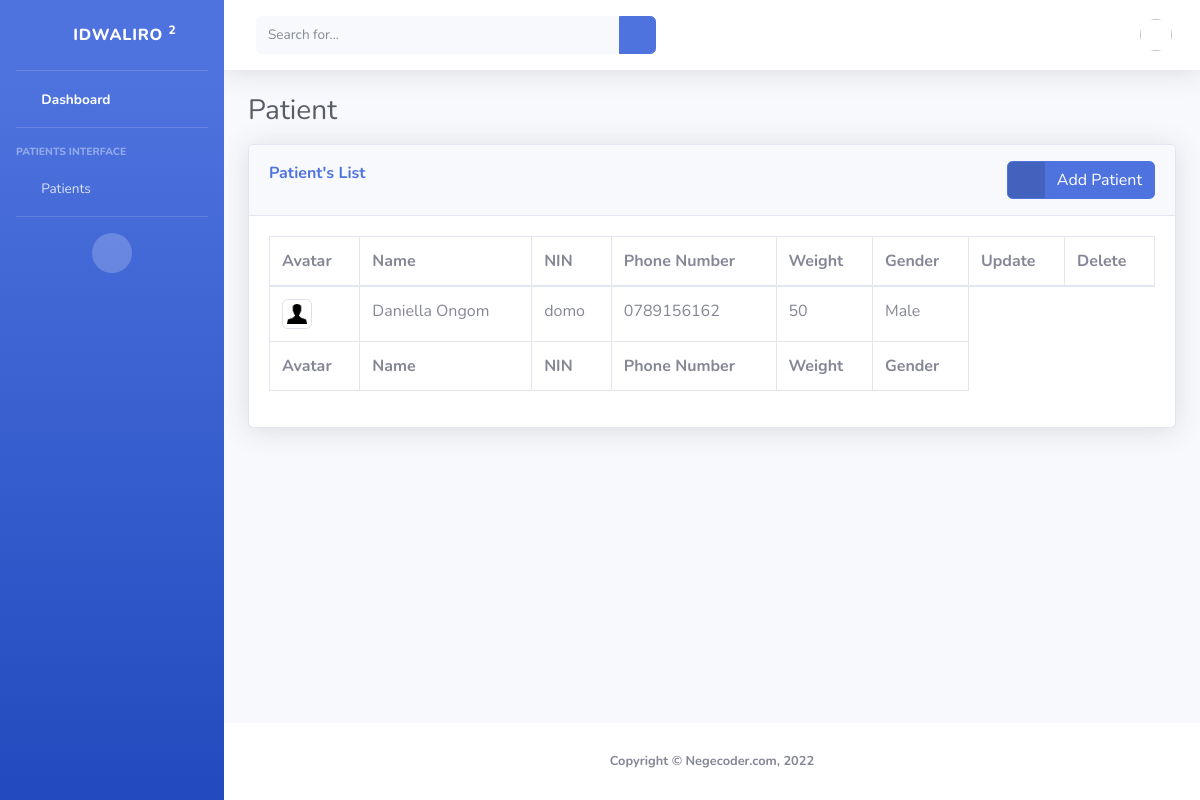
Page /core/patient/ on the earlier database version.
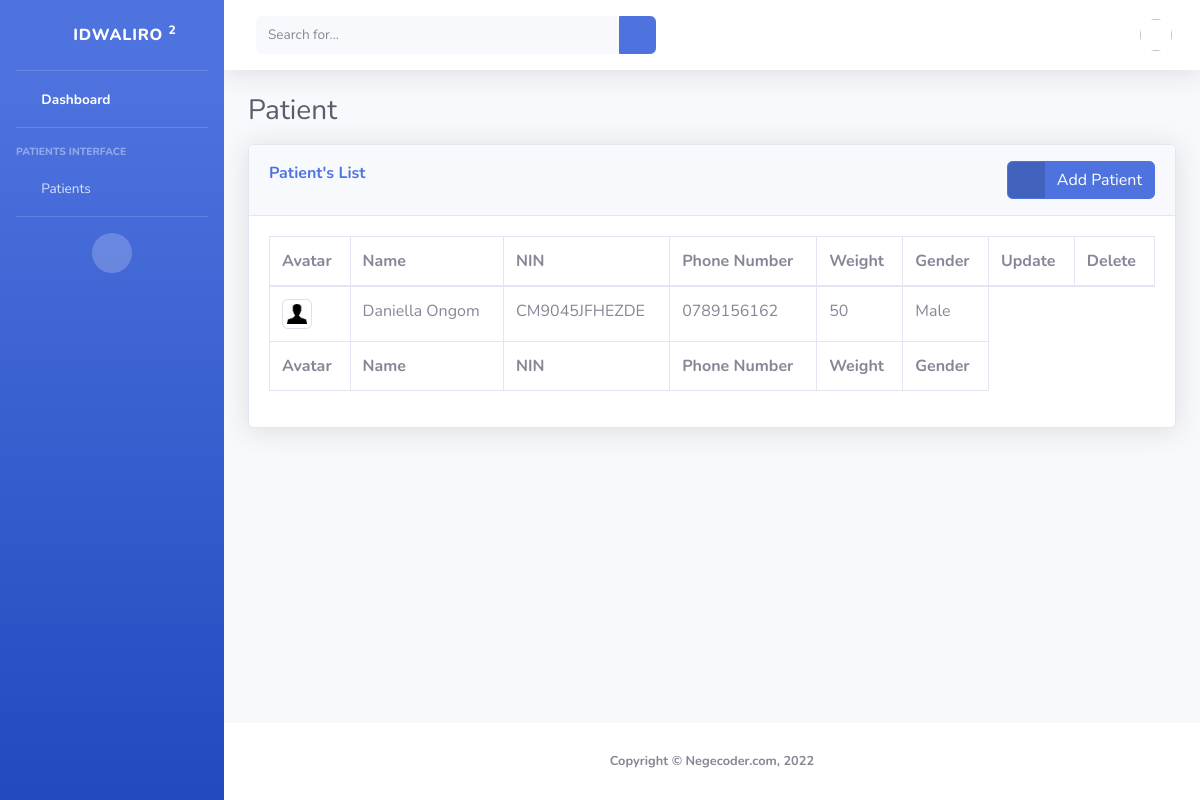
Same page on the later database version.
### core/models.py (models this page shows, shortened)
class Patient(models.Model):
    created_at = models.DateTimeField(auto_now_add=True)
    doctor = models.ForeignKey(Doctor, on_delete=models.CASCADE, null=True, blank=True)
    nurse = models.ForeignKey(Nurse, on_delete=models.CASCADE, null=True, blank=True)
    caretaker = models.ForeignKey(Caretaker, on_delete=models.CASCADE, null=True, blank=True)
    first_name = models.CharField(max_length=100)
    last_name = models.CharField(max_length=100)
    phone_number = models.CharField(max_length=100)
    password = models.CharField(max_length=100)
    password2 = models.CharField(max_length=100)
    nin = models.CharField(max_length=100)
    weight = models.CharField(max_length=100, default=50)
    gender = models.CharField(max_length=6, default=Gender.MALE, choices=Gender.CHOICES)
    avatar = models.ImageField(upload_to="profile_image/patient")
    updated_at = models.DateTimeField(auto_now=True)
    class Meta:
        verbose_name_plural = 'Patient'

### core/views.py (the view)
# urls.py: path('patient/', patient, name='patient'),
def patient(request):
    if request.method == 'POST':
        print("It's a post method")
    else:
        patient = Patient.objects.all()
    return render(request, 'core/patient.html',
        {
            'patient': patient,
            'page': 'patient',
        }
    )

### core/templates/core/patient.html (shortened to what this page needs)
{% extends "./base.html" %}
{% load static %}
{% block styles %}
<link href="{% static 'core/vendor/datatables/dataTables.bootstrap4.min.css' %}" rel="stylesheet">
{% endblock %}
{% block content %}
<h1 class="h3 mb-3 text-gray-800">Patient</h1>
<div class="card shadow mb-4">
    <div class="card-header py-3">
        <div class="d-inline m-0 font-weight-bold text-primary">Patient's List</div>
        <div class="d-inline float-right">
            <a href="{% url 'patient_add' %}" class="btn btn-primary btn-icon-split">
                <span class="icon text-white-50">
                    <i class="fas fa-user-plus"></i>
                </span>
                <span class="text">Add Patient</span>
            </a>
        </div>
    </div>
    <div class="card-body">
        {% if patient %}
        <div class="table-responsive">
            <table class="table table-bordered" id="dataTable" width="100%" cellspacing="0">
                <thead>
                    <tr>
                        <th>Avatar</th>
                        <th>Name</th>
                        <th>NIN</th>
                        <th>Phone Number</th>
                        <th>Weight</th>
                        <th>Gender</th>
                        <th>Update</th>
                        <th>Delete</th>
                    </tr>
                </thead>
                <tfoot>
                    <tr>
                        <th>Avatar</th>
                        <th>Name</th>
                        <th>NIN</th>
                        <th>Phone Number</th>
                        <th>Weight</th>
                        <th>Gender</th>
                    </tr>
                </tfoot>
                <tbody>
                    {% for d in patient %}
                    <tr>
                        <td>
                            <img src="{{ d.avatar.url }}" class="img-thumbnail" width="30px" height="30px" alt="Profile Photo" srcset="">
                        </td>
                        <td>{{ d.first_name }} {{ d.last_name }}</td>
                        <td>{{ d.nin }}</td>
                        <td>{{ d.phone_number }}</td>
                        <td>{{ d.weight }}</td>
                        <td>{{ d.gender }}</td>
                    </tr>
                    {% endfor %}
                </tbody>
            </table>
        </div>
        {% endif %}
    </div>
</div>
{% endblock %}

### core/templates/core/base.html (shortened to what this page needs)
{% load static %}
<!DOCTYPE html>
<html lang="en">
    <head>
        <link href="{% static 'core/vendor/fontawesome-free/css/all.min.css' %}" rel="stylesheet" type="text/css">
        <link href="{% static 'core/css/sb-admin-2.min.css' %}" rel="stylesheet">
        {% block styles %}
        {% endblock %}
    </head>
    <body id="page-top">
        <div id="wrapper">
            <ul class="navbar-nav bg-gradient-primary sidebar sidebar-dark accordion" id="accordionSidebar">
                <a class="sidebar-brand d-flex align-items-center justify-content-center" href="{% url 'index' %}">
                    <div class="sidebar-brand-icon rotate-n-15">
                        <i class="fas fa-laugh-wink"></i>
                    </div>
                    <div class="sidebar-brand-text mx-3">iDwaliro <sup>2</sup></div>
                </a>
                <hr class="sidebar-divider my-0">
                <li class="nav-item active">
                    <a class="nav-link" href="{% url 'index' %}">
                        <i class="fas fa-fw fa-tachometer-alt"></i>
                        <span>Dashboard</span></a>
                </li>
                <hr class="sidebar-divider">
                <div class="sidebar-heading">
                    Patients Interface
                </div>
                <li class="nav-item">
                    <a class="nav-link collapsed" href="#" data-toggle="collapse" data-target="#collapsePatients"
                        aria-expanded="true" aria-controls="collapsePatients">
                        <i class="fas fa-fw fa-wrench"></i>
                        <span>Patients</span>
                    </a>
                </li>
                <hr class="sidebar-divider d-none d-md-block">
                <div class="text-center d-none d-md-inline">
                    <button class="rounded-circle border-0" id="sidebarToggle"></button>
                </div>
            </ul>
            <div id="content-wrapper" class="d-flex flex-column">
                <div id="content">
                    <nav class="navbar navbar-expand navbar-light bg-white topbar mb-4 static-top shadow">
                        <form class="d-none d-sm-inline-block form-inline mr-auto ml-md-3 my-2 my-md-0 mw-100 navbar-search">
                            <div class="input-group">
                                <input type="text" class="form-control bg-light border-0 small" placeholder="Search for..."
                                    aria-label="Search" aria-describedby="basic-addon2">
                                <div class="input-group-append">
                                    <button class="btn btn-primary" type="button">
                                        <i class="fas fa-search fa-sm"></i>
                                    </button>
                                </div>
                            </div>
                        </form>
                        <ul class="navbar-nav ml-auto">
                            <li class="nav-item dropdown no-arrow">
                                <a class="nav-link dropdown-toggle" href="#" id="userDropdown" role="button"
                                    data-toggle="dropdown" aria-haspopup="true" aria-expanded="false">
                                    <img class="img-profile rounded-circle"
                                    src="
                                        {% if admin %}
                                            {% static 'core/img/undraw_profile.svg' %}
                                        {% elif patient %}
                                            {{ patient.avatar.url }}
                                        {% elif nurse %}
                                            {{ nurse.avatar.url }}
                                        {% elif doctor %}
                                            {{ doctor.avatar.url }}
                                        {% elif caretaker %}
                                            {{ caretaker.avatar.url }}
                                        {% endif %}
                                    ">
                                </a>
                            </li>
                        </ul>
                    </nav>
                    <div class="container-fluid">
                        {% block content %}
                        {% endblock %}
                    </div>
                </div>
                <footer class="sticky-footer bg-white">
                    <div class="container my-auto">
                        <div class="copyright text-center my-auto">
                            <span><strong>Copyright &copy; Negecoder.com, 2022</strong></span>
                        </div>
                    </div>
                </footer>
            </div>
        </div>
    </body>
</html>

Differences in the rows shown:
changed Patient "Daniella": nin "domo" → "CM9045JFHEZDE"
